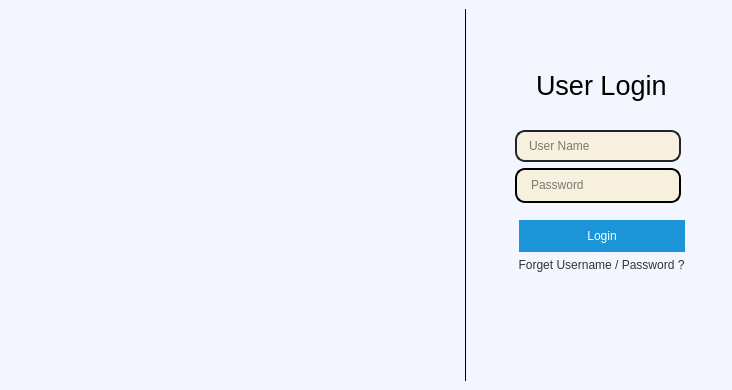
<?xml version="1.0" encoding="UTF-8"?>
<ui version="4.0">
 <class>MainWindow</class>
 <widget class="QMainWindow" name="MainWindow">
  <property name="geometry">
   <rect>
    <x>0</x>
    <y>0</y>
    <width>732</width>
    <height>390</height>
   </rect>
  </property>
  <property name="windowTitle">
   <string>MainWindow</string>
  </property>
  <property name="styleSheet">
   <string notr="true">background-color:#F3F6FE;</string>
  </property>
  <widget class="QWidget" name="centralwidget">
   <property name="styleSheet">
    <string notr="true">/* /////////////////////////////////////////////////////////////////////////////////////////////////

SET APP STYLESHEET - FULL STYLES HERE
DARK THEME - DRACULA COLOR BASED

///////////////////////////////////////////////////////////////////////////////////////////////// */


QWidget{
	font: &quot;Segoe UI&quot;;

    border-top-left-radius:30px;
    border-bottom-left-radius:30px;
    border-top-right-radius:30px;
    border-bottom-right-radius:30px;
}

/* /////////////////////////////////////////////////////////////////////////////////////////////////
Tooltip */
QToolTip {
	color: rgb(0,0,0);
	background-color: rgb(255,255,255);
	border: 1px solid rgb(44, 49, 58);
	background-image: none;
	background-position: left center;
    background-repeat: no-repeat;
	border: none;
	border-left: 2px solid rgb(180,180,180);
	text-align: left;
	padding-left: 8px;
	margin: 0px;
}

/* /////////////////////////////////////////////////////////////////////////////////////////////////
Bg App */
#bgApp {	
	background-color: rgb(212,212,212);
	border: 1px solid rgb(44, 49, 58);
}

/* /////////////////////////////////////////////////////////////////////////////////////////////////
Left Menu */
#leftMenuBg {	
	background-color: rgb(33, 37, 43);
}
#topLogo {
	background-color: Transparent;
	background-image: url(:/images/images/images/whiteview.png);
	background-position: centered;
	background-repeat: no-repeat;
}
#titleLeftApp { font: 63 12pt &quot;Segoe UI Semibold&quot;; }
#titleLeftDescription { font: 8pt &quot;Segoe UI&quot;; color: rgb(189, 147, 249); }

/* MENUS */
#topMenu .QPushButton {	
	background-position: left center;
    background-repeat: no-repeat;
	border: none;
	border-left:15px solid transparent;
	background-color: transparent;
	text-align: left;
	padding-left: 44px;

}
#topMenu .QPushButton:hover {
	background-color: rgb(40, 44, 52);
}
#topMenu .QPushButton:pressed {	
	background-color: rgb(189, 147, 249);
	color: rgb(255, 255, 255);
}
#bottomMenu .QPushButton {	
	background-position: left center;
    background-repeat: no-repeat;
	border: none;
	border-left: 20px solid transparent;
	background-color:transparent;
	text-align: left;
	padding-left: 44px;
}
#bottomMenu .QPushButton:hover {
	background-color: rgb(40, 44, 52);
}
#bottomMenu .QPushButton:pressed {	
	background-color: rgb(189, 147, 249);
	color: rgb(255, 255, 255);
}
#leftMenuFrame{
	border-top: 3px solid rgb(44, 49, 58);
}

/* Toggle Button */
#toggleButton {
	background-position: left center;
    background-repeat: no-repeat;
	border: none;
	border-left: 15px solid transparent;

	text-align: left;
	padding-left:44px;
	color: rgb(113, 126, 149);
}
#toggleButton:hover {
	background-color: rgb(40, 44, 52);
}
#toggleButton:pressed {
	background-color: rgb(189, 147, 249);
}

/* Title Menu */
#titleRightInfo { padding-left: 10px; }


/* /////////////////////////////////////////////////////////////////////////////////////////////////
Extra Tab */
#extraLeftBox {	
	background-color: rgb(44, 49, 58);
}
#extraTopBg{	
	background-color: rgb(230,230,230)
}
#extraLeftBox:hover {
	background-color: rgb(40, 44, 52);
}
/* Icon */
#extraIcon {
	background-position: center;
	background-repeat: no-repeat;
	background-image: url(:/icons/images/icons/icon_settings.png);
}

/* Label */

QLabel{
color: rgb(0,0,0);
}

#extraLabel { color: rgb(0,0,0); }

/* Btn Close */
#extraCloseColumnBtn { background-color: rgba(255, 255, 255, 0); border: none;  border-radius: 5px; }
#extraCloseColumnBtn:hover { background-color: rgb(196, 161, 249); border-style: solid; border-radius: 4px; }
#extraCloseColumnBtn:pressed { background-color: rgb(180, 141, 238); border-style: solid; border-radius: 4px; }

/* Extra Content */
#extraContent{
	border-top: 3px solid rgb(40, 44, 52);
}

/* Extra Top Menus */
#extraTopMenu .QPushButton {
background-position: left center;
    background-repeat: no-repeat;
	border: none;
	border-left: 22px solid transparent;
	background-color:transparent;
	text-align: left;
	padding-left: 44px;
}
#extraTopMenu .QPushButton:hover {
	background-color: rgb(40, 44, 52);
}
#extraTopMenu .QPushButton:pressed {	
	background-color: rgb(189, 147, 249);
	color: rgb(255, 255, 255);
}

/* /////////////////////////////////////////////////////////////////////////////////////////////////
Content App */
#contentTopBg{	
	background-color: rgb(33, 37, 43);
}
#contentBottom{
	border-top: 3px solid rgb(44, 49, 58);
}

/* Top Buttons */
#rightButtons .QPushButton { background-color: rgba(255, 255, 255, 0); border: none;  border-radius: 5px; }
#rightButtons .QPushButton:hover { background-color: rgb(44, 49, 57); border-style: solid; border-radius: 4px; }
#rightButtons .QPushButton:pressed { background-color: rgb(23, 26, 30); border-style: solid; border-radius: 4px; }

/* Theme Settings */
#extraRightBox { background-color: rgb(44, 49, 58); }
#themeSettingsTopDetail { background-color: rgb(189, 147, 249); }

/* Bottom Bar */
#bottomBar { background-color: rgb(44, 49, 58); }
#bottomBar QLabel { font-size: 11px; color: rgb(113, 126, 149); padding-left: 10px; padding-right: 10px; padding-bottom: 2px; }

/* CONTENT SETTINGS */
/* MENUS */
#contentSettings .QPushButton {	
	background-position: left center;
    background-repeat: no-repeat;
	border: none;
	border-left: 22px solid transparent;
	background-color:transparent;
	text-align: left;
	padding-left: 44px;
}
#contentSettings .QPushButton:hover {
	background-color: rgb(40, 44, 52);
}
#contentSettings .QPushButton:pressed {	
	background-color: rgb(189, 147, 249);
	color: rgb(255, 255, 255);
}

/* /////////////////////////////////////////////////////////////////////////////////////////////////
QTableWidget */
QTableWidget {	
	padding: 1px;
	border-radius:1px;
	gridline-color: rgb(40,70,160);
	border-bottom: 1px solid rgb(180,180,180);

}
QTableWidget::item{
	border-color: rgb(180,180,108);
	padding-left: 5px;
	padding-right: 5px;
	gridline-color: rgb(180,180,108);
}
QHeaderView::section:horizontal
{
    border: 1px solid rgb(0,0,0);
	padding: 3px;
    background-color: rgb(30,30,30);
	border-top-left-radius: 7px;
    border-top-right-radius: 7px;
	color:rgb(255,255,255);
}
QHeaderView::section:vertical
{
    border: 1px solid rgb(0,0,0);
background-color: rgb(30,30,30);
color:rgb(255,255,255);

    border-top-right-radius: 7px;
}
QTableWidget::item:selected{
	background-color: rgb(70,135,230);
	color : White;
}
/* /////////////////////////////////////////////////////////////////////////////////////////////////
LineEdit */
QLineEdit {
	background-color: rgb(210,210,150);
	border-radius: 5px;
	border: 2px solid rgb(33, 37, 43);
	padding-left: 10px;
	selection-color: rgb(255, 255, 255);
	selection-background-color: rgb(255, 121, 198);
}
QLineEdit:hover {
	border: 2px solid rgb(64, 71, 88);
}
QLineEdit:focus {
	border: 2px solid rgb(91, 101, 124);
}

/* /////////////////////////////////////////////////////////////////////////////////////////////////
PlainTextEdit */
QPlainTextEdit {
	background-color: rgb(27, 29, 35);
	border-radius: 5px;
	padding: 10px;
	selection-color: rgb(255, 255, 255);
	
}
QPlainTextEdit  QScrollBar:vertical {
    width: 8px;
 }
QPlainTextEdit  QScrollBar:horizontal {
    height: 8px;
 }
QPlainTextEdit:hover {
	border: 2px solid rgb(64, 71, 88);
}
QPlainTextEdit:focus {
	border: 2px solid rgb(91, 101, 124);
}

/* /////////////////////////////////////////////////////////////////////////////////////////////////
ScrollBars */
QScrollBar:horizontal {
    border: none;
    background: rgb(30,30,30);
    height: 8px;
    margin: 0px 21px 0 21px;
	border-radius: 0px;
}
QScrollBar::handle:horizontal {
    background: rgb(40,70,160);
    min-width: 25px;
	border-radius: 4px
}
QScrollBar::add-line:horizontal {
    border: none;
    background: rgb(30,30,30);
    width: 20px;
	border-top-right-radius: 4px;
    border-bottom-right-radius: 4px;
    subcontrol-position: right;
    subcontrol-origin: margin;
}
QScrollBar::sub-line:horizontal {
    border: none;
    background: rgb(55, 63, 77);
    width: 20px;
	border-top-left-radius: 4px;
    border-bottom-left-radius: 4px;
    subcontrol-position: left;
    subcontrol-origin: margin;
}
QScrollBar::up-arrow:horizontal, QScrollBar::down-arrow:horizontal
{
     background: none;
}
QScrollBar::add-page:horizontal, QScrollBar::sub-page:horizontal
{
     background: none;
}
 QScrollBar:vertical {
	border: none;
    background: rgb(52, 59, 72);
    width: 8px;
    margin: 21px 0 21px 0;
	border-radius: 0px;
 }
 QScrollBar::handle:vertical {	
	background: rgb(40,70,160);
    min-height: 25px;
	border-radius: 4px
 }
 QScrollBar::add-line:vertical {
     border: none;
    background: rgb(30,30,30);
     height: 20px;
	border-bottom-left-radius: 4px;
    border-bottom-right-radius: 4px;
     subcontrol-position: bottom;
     subcontrol-origin: margin;
 }
 QScrollBar::sub-line:vertical {
	border: none;
    background: rgb(30,30,30);
     height: 20px;
	border-top-left-radius: 4px;
    border-top-right-radius: 4px;
     subcontrol-position: top;
     subcontrol-origin: margin;
 }
 QScrollBar::up-arrow:vertical, QScrollBar::down-arrow:vertical {
     background: none;
 }

 QScrollBar::add-page:vertical, QScrollBar::sub-page:vertical {
     background: none;
 }

/* /////////////////////////////////////////////////////////////////////////////////////////////////
CheckBox */
QCheckBox::indicator {
    border: 3px solid rgb(52, 59, 72);
	width: 15px;
	height: 15px;
	border-radius: 10px;
    background: rgb(44, 49, 60);
}
QCheckBox::indicator:hover {
    border: 3px solid rgb(58, 66, 81);
}
QCheckBox::indicator:checked {
    background: 3px solid rgb(52, 59, 72);
	border: 3px solid rgb(52, 59, 72);	
	background-image: url(:/icons/images/icons/cil-check-alt.png);
}

/* /////////////////////////////////////////////////////////////////////////////////////////////////
RadioButton */
QRadioButton::indicator {
    border: 3px solid rgb(52, 59, 72);
	width: 15px;
	height: 15px;
	border-radius: 10px;
    background: rgb(44, 49, 60);
}
QRadioButton::indicator:hover {
    border: 3px solid rgb(58, 66, 81);
}
QRadioButton::indicator:checked {
    background: 3px solid rgb(94, 106, 130);
	border: 3px solid rgb(52, 59, 72);	
}

/* /////////////////////////////////////////////////////////////////////////////////////////////////
ComboBox */
QComboBox{
	background-color: rgb(27, 29, 35);
	border-radius: 5px;
	border: 2px solid rgb(33, 37, 43);
	padding: 5px;
	padding-left: 10px;
}
QComboBox:hover{
	border: 2px solid rgb(64, 71, 88);
}
QComboBox::drop-down {
	subcontrol-origin: padding;
	subcontrol-position: top right;
	width: 25px; 
	border-left-width: 3px;
	border-left-color: rgba(39, 44, 54, 150);
	border-left-style: solid;
	border-top-right-radius: 3px;
	border-bottom-right-radius: 3px;	
	background-image: url(:/icons/images/icons/cil-arrow-bottom.png);
	background-position: center;
	background-repeat: no-reperat;
 }
QComboBox QAbstractItemView {
	color: rgb(255, 121, 198);	
	background-color: rgb(33, 37, 43);
	padding: 10px;
	selection-background-color: rgb(39, 44, 54);
}

/* /////////////////////////////////////////////////////////////////////////////////////////////////
Sliders */
QSlider::groove:horizontal {
    border-radius: 5px;
    height: 10px;
	margin: 0px;
	background-color: rgb(52, 59, 72);
}
QSlider::groove:horizontal:hover {
	background-color: rgb(55, 62, 76);
}
QSlider::handle:horizontal {
    background-color: rgb(189, 147, 249);
    border: none;
    height: 10px;
    width: 10px;
    margin: 0px;
	border-radius: 5px;
}
QSlider::handle:horizontal:hover {
    background-color: rgb(195, 155, 255);
}
QSlider::handle:horizontal:pressed {
    background-color: rgb(255, 121, 198);
}

QSlider::groove:vertical {
    border-radius: 5px;
    width: 10px;
    margin: 0px;
	background-color: rgb(52, 59, 72);
}
QSlider::groove:vertical:hover {
	background-color: rgb(55, 62, 76);
}
QSlider::handle:vertical {
    background-color: rgb(189, 147, 249);
	border: none;
    height: 10px;
    width: 10px;
    margin: 0px;
	border-radius: 5px;
}
QSlider::handle:vertical:hover {
    background-color: rgb(195, 155, 255);
}
QSlider::handle:vertical:pressed {
    background-color: rgb(255, 121, 198);
}

/* /////////////////////////////////////////////////////////////////////////////////////////////////
CommandLinkButton */
QCommandLinkButton {	
	color: rgb(255, 121, 198);
	border-radius: 5px;
	padding: 5px;
	color: rgb(255, 170, 255);
}
QCommandLinkButton:hover {	
	color: rgb(255, 170, 255);
	background-color: rgb(44, 49, 60);
}
QCommandLinkButton:pressed {	
	color: rgb(189, 147, 249);
	background-color: rgb(52, 58, 71);
}

/* /////////////////////////////////////////////////////////////////////////////////////////////////
Button */
#pagesContainer QPushButton {
	border: 2px solid rgb(52, 59, 72);
	border-radius: 5px;	
	background-color: rgb(52, 59, 72);
	color:rgb(255,255,255);
}
#pagesContainer QPushButton:hover {
	background-color: rgb(57, 65, 80);
	border: 2px solid rgb(61, 70, 86);
}
#pagesContainer QPushButton:pressed {	
	background-color: rgb(35, 40, 49);
	border: 2px solid rgb(43, 50, 61);
}

</string>
   </property>
   <layout class="QVBoxLayout" name="verticalLayout">
    <item>
     <widget class="QFrame" name="frame">
      <property name="styleSheet">
       <string notr="true">background-color:#F3F6FE;</string>
      </property>
      <property name="frameShape">
       <enum>QFrame::StyledPanel</enum>
      </property>
      <property name="frameShadow">
       <enum>QFrame::Raised</enum>
      </property>
      <layout class="QHBoxLayout" name="horizontalLayout">
       <property name="leftMargin">
        <number>0</number>
       </property>
       <property name="topMargin">
        <number>0</number>
       </property>
       <property name="rightMargin">
        <number>0</number>
       </property>
       <property name="bottomMargin">
        <number>0</number>
       </property>
       <item>
        <widget class="QStackedWidget" name="stackedWidget">
         <property name="maximumSize">
          <size>
           <width>450</width>
           <height>16777215</height>
          </size>
         </property>
         <property name="styleSheet">
          <string notr="true">backround-color:#F3F6FE;</string>
         </property>
         <property name="currentIndex">
          <number>0</number>
         </property>
         <widget class="QWidget" name="page">
          <layout class="QVBoxLayout" name="verticalLayout_5">
           <property name="leftMargin">
            <number>0</number>
           </property>
           <property name="topMargin">
            <number>0</number>
           </property>
           <property name="rightMargin">
            <number>0</number>
           </property>
           <property name="bottomMargin">
            <number>0</number>
           </property>
           <item>
            <widget class="QLabel" name="label_2">
             <property name="maximumSize">
              <size>
               <width>450</width>
               <height>154</height>
              </size>
             </property>
             <property name="text">
              <string/>
             </property>
             <property name="pixmap">
              <pixmap>images/dorsa_f-removebg-preview.png</pixmap>
             </property>
             <property name="scaledContents">
              <bool>true</bool>
             </property>
            </widget>
           </item>
           <item alignment="Qt::AlignHCenter">
            <widget class="QLabel" name="label_3">
             <property name="minimumSize">
              <size>
               <width>300</width>
               <height>160</height>
              </size>
             </property>
             <property name="maximumSize">
              <size>
               <width>300</width>
               <height>160</height>
              </size>
             </property>
             <property name="text">
              <string/>
             </property>
             <property name="pixmap">
              <pixmap>images/FouladOxin.png</pixmap>
             </property>
             <property name="scaledContents">
              <bool>true</bool>
             </property>
            </widget>
           </item>
          </layout>
         </widget>
         <widget class="QWidget" name="page_2"/>
        </widget>
       </item>
       <item>
        <widget class="Line" name="line_2">
         <property name="maximumSize">
          <size>
           <width>1</width>
           <height>16777215</height>
          </size>
         </property>
         <property name="font">
          <font>
           <pointsize>14</pointsize>
           <weight>50</weight>
           <italic>false</italic>
           <bold>false</bold>
          </font>
         </property>
         <property name="styleSheet">
          <string notr="true">color: blue;
background-color: black;</string>
         </property>
         <property name="frameShadow">
          <enum>QFrame::Plain</enum>
         </property>
         <property name="lineWidth">
          <number>1</number>
         </property>
         <property name="orientation">
          <enum>Qt::Vertical</enum>
         </property>
        </widget>
       </item>
       <item>
        <widget class="Line" name="line">
         <property name="orientation">
          <enum>Qt::Vertical</enum>
         </property>
        </widget>
       </item>
       <item>
        <widget class="QFrame" name="frame_4">
         <property name="minimumSize">
          <size>
           <width>235</width>
           <height>0</height>
          </size>
         </property>
         <property name="frameShape">
          <enum>QFrame::StyledPanel</enum>
         </property>
         <property name="frameShadow">
          <enum>QFrame::Raised</enum>
         </property>
         <layout class="QVBoxLayout" name="verticalLayout_4">
          <property name="leftMargin">
           <number>0</number>
          </property>
          <property name="topMargin">
           <number>0</number>
          </property>
          <property name="rightMargin">
           <number>0</number>
          </property>
          <property name="bottomMargin">
           <number>0</number>
          </property>
          <item>
           <widget class="QFrame" name="frame_2">
            <property name="minimumSize">
             <size>
              <width>0</width>
              <height>23</height>
             </size>
            </property>
            <property name="maximumSize">
             <size>
              <width>16777215</width>
              <height>23</height>
             </size>
            </property>
            <property name="frameShape">
             <enum>QFrame::StyledPanel</enum>
            </property>
            <property name="frameShadow">
             <enum>QFrame::Raised</enum>
            </property>
            <layout class="QHBoxLayout" name="horizontalLayout_2">
             <property name="leftMargin">
              <number>0</number>
             </property>
             <property name="topMargin">
              <number>0</number>
             </property>
             <property name="rightMargin">
              <number>0</number>
             </property>
             <property name="bottomMargin">
              <number>0</number>
             </property>
             <item alignment="Qt::AlignRight">
              <widget class="QPushButton" name="close_btn">
               <property name="cursor">
                <cursorShape>PointingHandCursor</cursorShape>
               </property>
               <property name="styleSheet">
                <string notr="true">QPushButton{

background-color:Transparent;
color:#343431

}

QPushButton::hover
{
transform: scale(1.15);
}</string>
               </property>
               <property name="text">
                <string/>
               </property>
               <property name="icon">
                <iconset>
                 <normaloff>images/x-mark.png</normaloff>images/x-mark.png</iconset>
               </property>
               <property name="checkable">
                <bool>false</bool>
               </property>
              </widget>
             </item>
            </layout>
           </widget>
          </item>
          <item>
           <spacer name="verticalSpacer_4">
            <property name="orientation">
             <enum>Qt::Vertical</enum>
            </property>
            <property name="sizeType">
             <enum>QSizePolicy::Fixed</enum>
            </property>
            <property name="sizeHint" stdset="0">
             <size>
              <width>20</width>
              <height>29</height>
             </size>
            </property>
           </spacer>
          </item>
          <item alignment="Qt::AlignHCenter">
           <widget class="QLabel" name="label">
            <property name="minimumSize">
             <size>
              <width>93</width>
              <height>37</height>
             </size>
            </property>
            <property name="font">
             <font>
              <family>Tahoma</family>
              <pointsize>20</pointsize>
              <weight>50</weight>
              <italic>false</italic>
              <bold>false</bold>
             </font>
            </property>
            <property name="text">
             <string>User Login</string>
            </property>
           </widget>
          </item>
          <item>
           <spacer name="verticalSpacer">
            <property name="orientation">
             <enum>Qt::Vertical</enum>
            </property>
            <property name="sizeType">
             <enum>QSizePolicy::Fixed</enum>
            </property>
            <property name="sizeHint" stdset="0">
             <size>
              <width>20</width>
              <height>11</height>
             </size>
            </property>
           </spacer>
          </item>
          <item>
           <widget class="QFrame" name="frame_3">
            <property name="minimumSize">
             <size>
              <width>0</width>
              <height>93</height>
             </size>
            </property>
            <property name="frameShape">
             <enum>QFrame::StyledPanel</enum>
            </property>
            <property name="frameShadow">
             <enum>QFrame::Raised</enum>
            </property>
            <widget class="QLineEdit" name="user_name">
             <property name="geometry">
              <rect>
               <x>34</x>
               <y>9</y>
               <width>166</width>
               <height>32</height>
              </rect>
             </property>
             <property name="minimumSize">
              <size>
               <width>166</width>
               <height>32</height>
              </size>
             </property>
             <property name="maximumSize">
              <size>
               <width>166</width>
               <height>16777215</height>
              </size>
             </property>
             <property name="palette">
              <palette>
               <active>
                <colorrole role="Button">
                 <brush brushstyle="SolidPattern">
                  <color alpha="255">
                   <red>248</red>
                   <green>240</green>
                   <blue>223</blue>
                  </color>
                 </brush>
                </colorrole>
                <colorrole role="Base">
                 <brush brushstyle="SolidPattern">
                  <color alpha="255">
                   <red>248</red>
                   <green>240</green>
                   <blue>223</blue>
                  </color>
                 </brush>
                </colorrole>
                <colorrole role="Window">
                 <brush brushstyle="SolidPattern">
                  <color alpha="255">
                   <red>248</red>
                   <green>240</green>
                   <blue>223</blue>
                  </color>
                 </brush>
                </colorrole>
                <colorrole role="Highlight">
                 <brush brushstyle="SolidPattern">
                  <color alpha="255">
                   <red>0</red>
                   <green>120</green>
                   <blue>215</blue>
                  </color>
                 </brush>
                </colorrole>
                <colorrole role="HighlightedText">
                 <brush brushstyle="SolidPattern">
                  <color alpha="255">
                   <red>255</red>
                   <green>255</green>
                   <blue>255</blue>
                  </color>
                 </brush>
                </colorrole>
               </active>
               <inactive>
                <colorrole role="Button">
                 <brush brushstyle="SolidPattern">
                  <color alpha="255">
                   <red>248</red>
                   <green>240</green>
                   <blue>223</blue>
                  </color>
                 </brush>
                </colorrole>
                <colorrole role="Base">
                 <brush brushstyle="SolidPattern">
                  <color alpha="255">
                   <red>248</red>
                   <green>240</green>
                   <blue>223</blue>
                  </color>
                 </brush>
                </colorrole>
                <colorrole role="Window">
                 <brush brushstyle="SolidPattern">
                  <color alpha="255">
                   <red>248</red>
                   <green>240</green>
                   <blue>223</blue>
                  </color>
                 </brush>
                </colorrole>
                <colorrole role="Highlight">
                 <brush brushstyle="SolidPattern">
                  <color alpha="255">
                   <red>0</red>
                   <green>120</green>
                   <blue>215</blue>
                  </color>
                 </brush>
                </colorrole>
                <colorrole role="HighlightedText">
                 <brush brushstyle="SolidPattern">
                  <color alpha="255">
                   <red>255</red>
                   <green>255</green>
                   <blue>255</blue>
                  </color>
                 </brush>
                </colorrole>
               </inactive>
               <disabled>
                <colorrole role="Button">
                 <brush brushstyle="SolidPattern">
                  <color alpha="255">
                   <red>248</red>
                   <green>240</green>
                   <blue>223</blue>
                  </color>
                 </brush>
                </colorrole>
                <colorrole role="Base">
                 <brush brushstyle="SolidPattern">
                  <color alpha="255">
                   <red>248</red>
                   <green>240</green>
                   <blue>223</blue>
                  </color>
                 </brush>
                </colorrole>
                <colorrole role="Window">
                 <brush brushstyle="SolidPattern">
                  <color alpha="255">
                   <red>248</red>
                   <green>240</green>
                   <blue>223</blue>
                  </color>
                 </brush>
                </colorrole>
                <colorrole role="Highlight">
                 <brush brushstyle="SolidPattern">
                  <color alpha="255">
                   <red>0</red>
                   <green>120</green>
                   <blue>215</blue>
                  </color>
                 </brush>
                </colorrole>
                <colorrole role="HighlightedText">
                 <brush brushstyle="SolidPattern">
                  <color alpha="255">
                   <red>255</red>
                   <green>255</green>
                   <blue>255</blue>
                  </color>
                 </brush>
                </colorrole>
               </disabled>
              </palette>
             </property>
             <property name="styleSheet">
              <string notr="true">border-radius:10px;
background-color:#F8F0DF;
selection-background-color:#0078d7;</string>
             </property>
             <property name="placeholderText">
              <string>User Name</string>
             </property>
            </widget>
            <widget class="QFrame" name="frame_5">
             <property name="geometry">
              <rect>
               <x>34</x>
               <y>47</y>
               <width>166</width>
               <height>35</height>
              </rect>
             </property>
             <property name="minimumSize">
              <size>
               <width>166</width>
               <height>0</height>
              </size>
             </property>
             <property name="maximumSize">
              <size>
               <width>166</width>
               <height>35</height>
              </size>
             </property>
             <property name="styleSheet">
              <string notr="true">background-color:#F8F0DF;
border: 2px solid black;
border-radius:10px;</string>
             </property>
             <property name="frameShape">
              <enum>QFrame::StyledPanel</enum>
             </property>
             <property name="frameShadow">
              <enum>QFrame::Raised</enum>
             </property>
             <widget class="QLineEdit" name="password">
              <property name="geometry">
               <rect>
                <x>2</x>
                <y>1</y>
                <width>150</width>
                <height>32</height>
               </rect>
              </property>
              <property name="minimumSize">
               <size>
                <width>150</width>
                <height>32</height>
               </size>
              </property>
              <property name="maximumSize">
               <size>
                <width>150</width>
                <height>16777215</height>
               </size>
              </property>
              <property name="palette">
               <palette>
                <active>
                 <colorrole role="Button">
                  <brush brushstyle="SolidPattern">
                   <color alpha="255">
                    <red>248</red>
                    <green>240</green>
                    <blue>223</blue>
                   </color>
                  </brush>
                 </colorrole>
                 <colorrole role="Base">
                  <brush brushstyle="SolidPattern">
                   <color alpha="255">
                    <red>248</red>
                    <green>240</green>
                    <blue>223</blue>
                   </color>
                  </brush>
                 </colorrole>
                 <colorrole role="Window">
                  <brush brushstyle="SolidPattern">
                   <color alpha="255">
                    <red>248</red>
                    <green>240</green>
                    <blue>223</blue>
                   </color>
                  </brush>
                 </colorrole>
                 <colorrole role="Highlight">
                  <brush brushstyle="SolidPattern">
                   <color alpha="255">
                    <red>0</red>
                    <green>120</green>
                    <blue>215</blue>
                   </color>
                  </brush>
                 </colorrole>
                 <colorrole role="HighlightedText">
                  <brush brushstyle="SolidPattern">
                   <color alpha="255">
                    <red>255</red>
                    <green>255</green>
                    <blue>255</blue>
                   </color>
                  </brush>
                 </colorrole>
                </active>
                <inactive>
                 <colorrole role="Button">
                  <brush brushstyle="SolidPattern">
                   <color alpha="255">
                    <red>248</red>
                    <green>240</green>
                    <blue>223</blue>
                   </color>
                  </brush>
                 </colorrole>
                 <colorrole role="Base">
                  <brush brushstyle="SolidPattern">
                   <color alpha="255">
                    <red>248</red>
                    <green>240</green>
                    <blue>223</blue>
                   </color>
                  </brush>
                 </colorrole>
                 <colorrole role="Window">
                  <brush brushstyle="SolidPattern">
                   <color alpha="255">
                    <red>248</red>
                    <green>240</green>
                    <blue>223</blue>
                   </color>
                  </brush>
                 </colorrole>
                 <colorrole role="Highlight">
                  <brush brushstyle="SolidPattern">
                   <color alpha="255">
                    <red>0</red>
                    <green>120</green>
                    <blue>215</blue>
                   </color>
                  </brush>
                 </colorrole>
                 <colorrole role="HighlightedText">
                  <brush brushstyle="SolidPattern">
                   <color alpha="255">
                    <red>255</red>
                    <green>255</green>
                    <blue>255</blue>
                   </color>
                  </brush>
                 </colorrole>
                </inactive>
                <disabled>
                 <colorrole role="Button">
                  <brush brushstyle="SolidPattern">
                   <color alpha="255">
                    <red>248</red>
                    <green>240</green>
                    <blue>223</blue>
                   </color>
                  </brush>
                 </colorrole>
                 <colorrole role="Base">
                  <brush brushstyle="SolidPattern">
                   <color alpha="255">
                    <red>248</red>
                    <green>240</green>
                    <blue>223</blue>
                   </color>
                  </brush>
                 </colorrole>
                 <colorrole role="Window">
                  <brush brushstyle="SolidPattern">
                   <color alpha="255">
                    <red>248</red>
                    <green>240</green>
                    <blue>223</blue>
                   </color>
                  </brush>
                 </colorrole>
                 <colorrole role="Highlight">
                  <brush brushstyle="SolidPattern">
                   <color alpha="255">
                    <red>0</red>
                    <green>120</green>
                    <blue>215</blue>
                   </color>
                  </brush>
                 </colorrole>
                 <colorrole role="HighlightedText">
                  <brush brushstyle="SolidPattern">
                   <color alpha="255">
                    <red>255</red>
                    <green>255</green>
                    <blue>255</blue>
                   </color>
                  </brush>
                 </colorrole>
                </disabled>
               </palette>
              </property>
              <property name="styleSheet">
               <string notr="true">border-radius:10px;
background-color:#F8F0DF;
lineedit-password-character: 9679;
border-color:Transparent;
selection-background-color:#0078d7;</string>
              </property>
              <property name="echoMode">
               <enum>QLineEdit::Password</enum>
              </property>
              <property name="cursorPosition">
               <number>0</number>
              </property>
              <property name="placeholderText">
               <string>Password</string>
              </property>
             </widget>
             <widget class="QPushButton" name="show_pass">
              <property name="geometry">
               <rect>
                <x>135</x>
                <y>5</y>
                <width>25</width>
                <height>25</height>
               </rect>
              </property>
              <property name="minimumSize">
               <size>
                <width>25</width>
                <height>25</height>
               </size>
              </property>
              <property name="maximumSize">
               <size>
                <width>20</width>
                <height>20</height>
               </size>
              </property>
              <property name="styleSheet">
               <string notr="true">border-color:Transparent;</string>
              </property>
              <property name="text">
               <string/>
              </property>
              <property name="icon">
               <iconset>
                <normaloff>images/hidden.png</normaloff>images/hidden.png</iconset>
              </property>
             </widget>
            </widget>
           </widget>
          </item>
          <item alignment="Qt::AlignHCenter">
           <widget class="QPushButton" name="login_btn">
            <property name="minimumSize">
             <size>
              <width>166</width>
              <height>32</height>
             </size>
            </property>
            <property name="maximumSize">
             <size>
              <width>166</width>
              <height>32</height>
             </size>
            </property>
            <property name="cursor">
             <cursorShape>PointingHandCursor</cursorShape>
            </property>
            <property name="styleSheet">
             <string notr="true">QPushButton{
color:white;
background: #1C95D8;
border: Transparent;
}

QPushButton:disabled {
    background-color: #8D8D8D;
}</string>
            </property>
            <property name="text">
             <string>Login</string>
            </property>
           </widget>
          </item>
          <item alignment="Qt::AlignHCenter">
           <widget class="QPushButton" name="forgot_btn">
            <property name="minimumSize">
             <size>
              <width>165</width>
              <height>0</height>
             </size>
            </property>
            <property name="maximumSize">
             <size>
              <width>165</width>
              <height>16777215</height>
             </size>
            </property>
            <property name="cursor">
             <cursorShape>PointingHandCursor</cursorShape>
            </property>
            <property name="styleSheet">
             <string notr="true">background-color:Transparent;
color:#343431
</string>
            </property>
            <property name="text">
             <string>Forget Username / Password ?</string>
            </property>
           </widget>
          </item>
          <item>
           <spacer name="verticalSpacer_2">
            <property name="orientation">
             <enum>Qt::Vertical</enum>
            </property>
            <property name="sizeType">
             <enum>QSizePolicy::Fixed</enum>
            </property>
            <property name="sizeHint" stdset="0">
             <size>
              <width>6</width>
              <height>15</height>
             </size>
            </property>
           </spacer>
          </item>
          <item alignment="Qt::AlignHCenter">
           <widget class="QLabel" name="login_message">
            <property name="font">
             <font>
              <pointsize>12</pointsize>
              <weight>50</weight>
              <italic>false</italic>
              <bold>false</bold>
             </font>
            </property>
            <property name="text">
             <string/>
            </property>
           </widget>
          </item>
          <item>
           <spacer name="verticalSpacer_3">
            <property name="orientation">
             <enum>Qt::Vertical</enum>
            </property>
            <property name="sizeHint" stdset="0">
             <size>
              <width>20</width>
              <height>40</height>
             </size>
            </property>
           </spacer>
          </item>
         </layout>
         <zorder>label</zorder>
         <zorder>login_btn</zorder>
         <zorder>forgot_btn</zorder>
         <zorder>login_message</zorder>
         <zorder>frame_2</zorder>
         <zorder>frame_3</zorder>
        </widget>
       </item>
      </layout>
     </widget>
    </item>
   </layout>
  </widget>
 </widget>
 <resources/>
 <connections/>
</ui>
